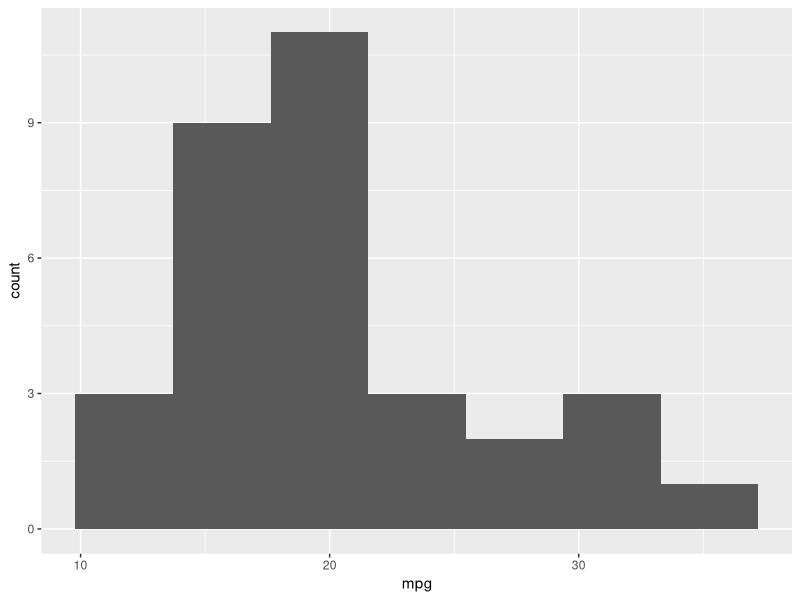
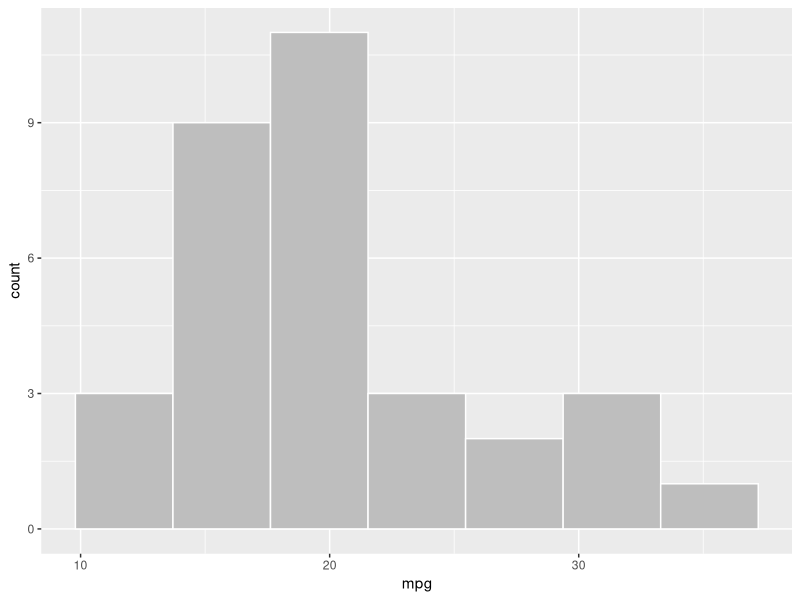
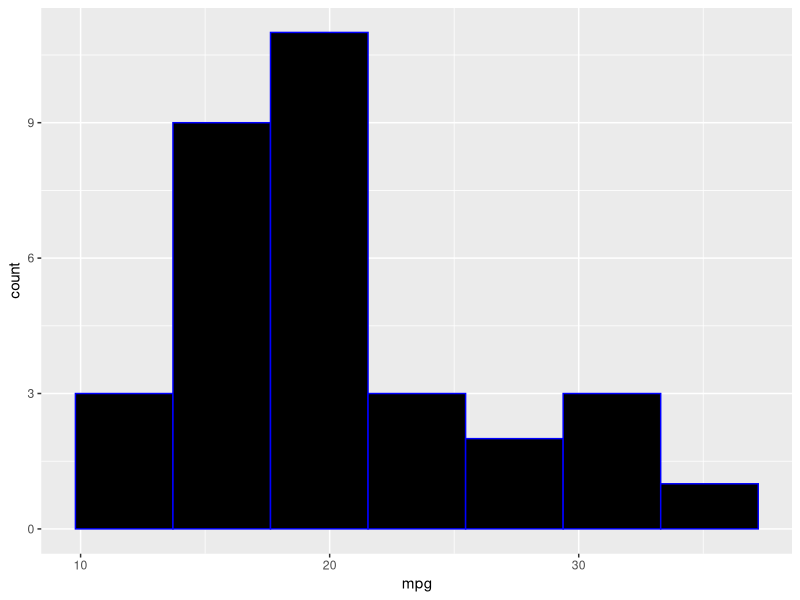
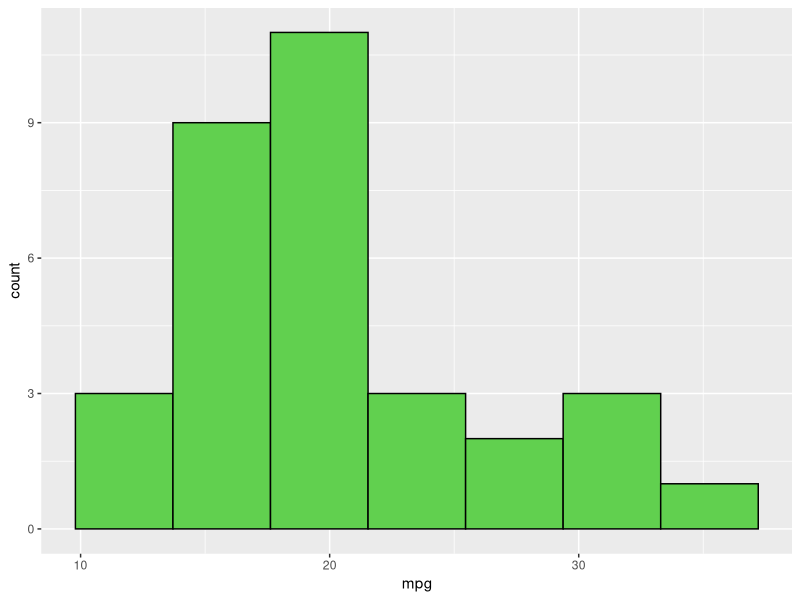
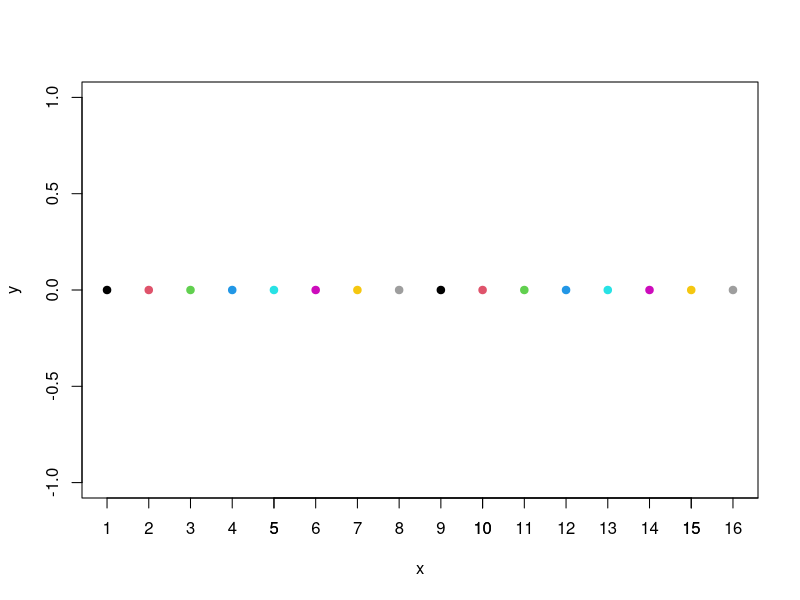
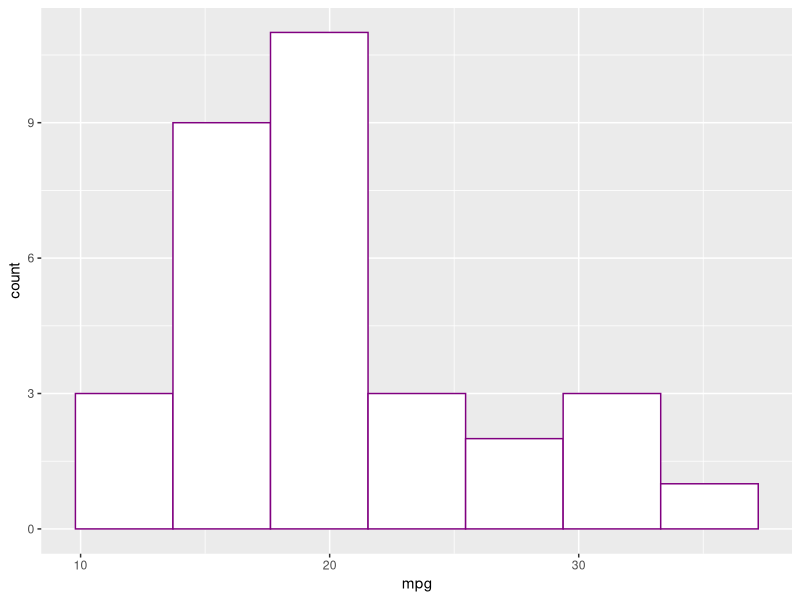
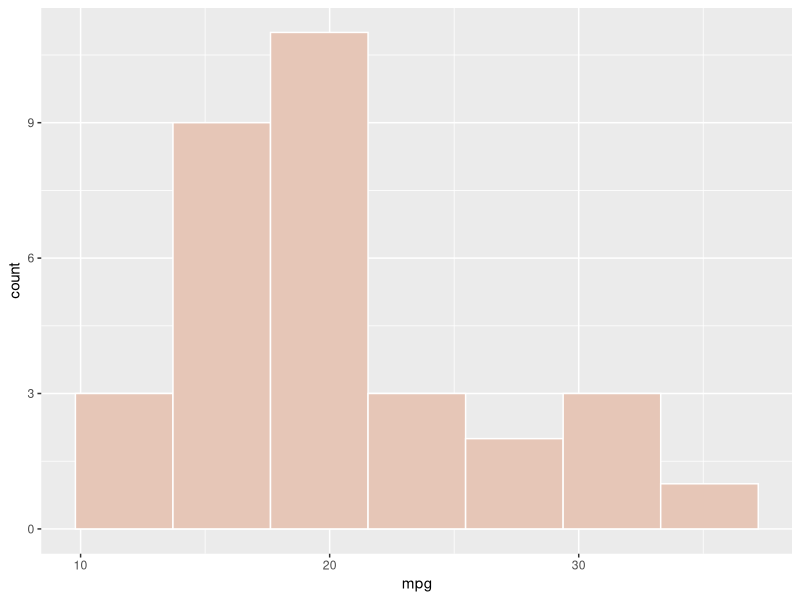
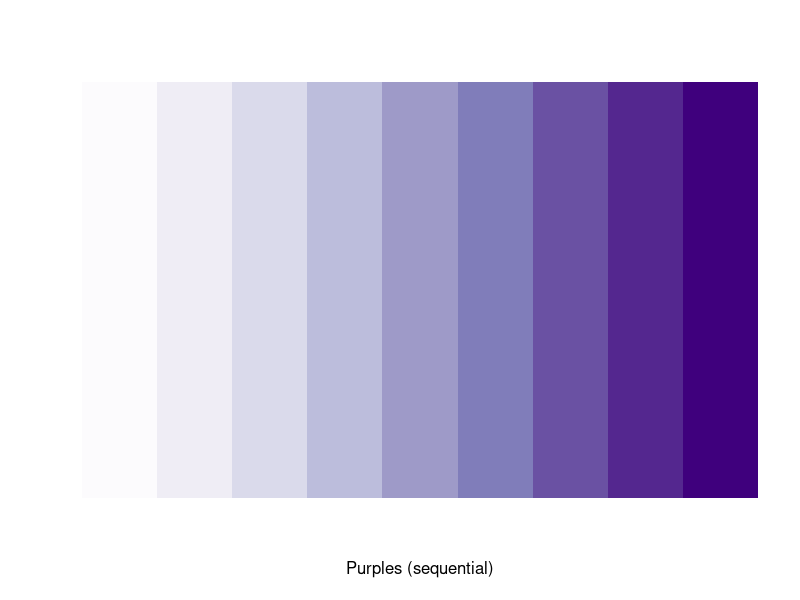

Write the R code that produced these figures, in order.
## ---- chunk 1
library(ggplot2)
library(RColorBrewer)
## ---- chunk 2
# this prevents package loading message from appearing in the rendered version of your problem set
knitr::opts_chunk$set(warning = FALSE,
                      message = FALSE)

## ---- chunk 3

ggplot(mtcars,aes(x=mpg))+
  geom_histogram(bins=7)

## ---- chunk 4
ggplot(mtcars,aes(x=mpg))+
  geom_histogram(bins=7,fill = "grey",col ="white")

## ---- chunk 5
ggplot(mtcars,aes(x=mpg))+
  geom_histogram(bins=7,fill = "black",col ="blue")

## ---- chunk 6
ggplot(mtcars,aes(x=mpg))+
  geom_histogram(bins=7,fill = 3,col = 1)

## ---- chunk 7
x = seq(1,16)
y = rep(0,16)
plot(x, y, col = x, pch = 19)
axis(1, at = 1:20)

## ---- chunk 8
ggplot(mtcars,aes(x=mpg))+
  geom_histogram(bins=7,fill = rgb(1,1,1),col = rgb(0.5,0,0.5))

## ---- chunk 9
pal <- colorRamp(c("pink", "green"))
mixed_col = pal(0.1)
mixed_col
ggplot(mtcars,aes(x=mpg))+
  geom_histogram(bins=7,fill = rgb(mixed_col/255),col = "white")

## ---- chunk 10
display.brewer.pal(9,"Purples")

## ---- chunk 11
fill_color = brewer.pal(9,"Purples")[5]
ggplot(mtcars,aes(x=mpg))+
  geom_histogram(bins=7,fill = fill_color,col = "white")

## ---- chunk 12
display.brewer.all()

